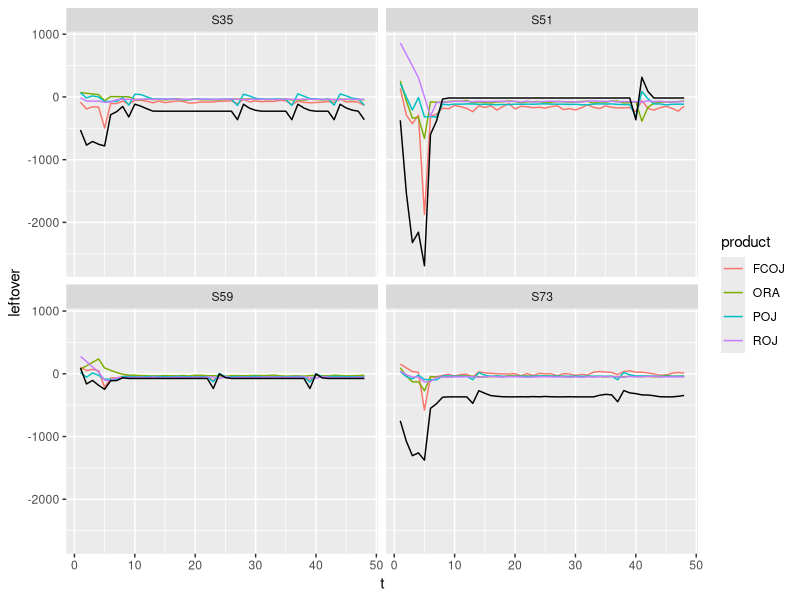
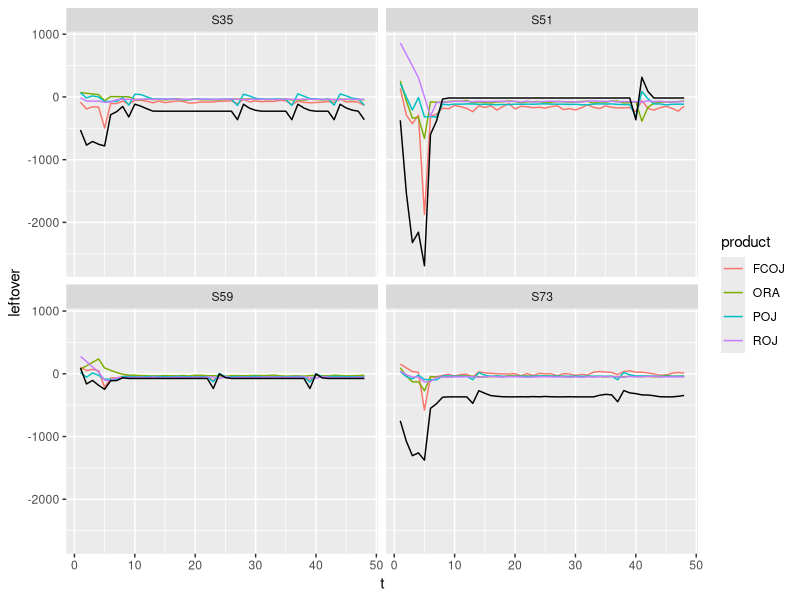

Write the R code that produced these figures, in order.
library(ggplot2)
library(dplyr)

leftovers <- read.csv('leftovers.csv')
shortage <- read.csv('throwouts.csv')

plot <- leftovers %>%
    right_join(shortage, by=c('t', 'storage'))

# Shortage = inventory - capacity
# positive means we threw out
ggplot(plot, aes(x=t)) +
    geom_line(aes(y=leftover, colour=product)) +
    geom_line(aes(y=throwout)) +
    facet_wrap(~ storage, ncol=2)
ggsave('diagnose.png', width=10, height=6)